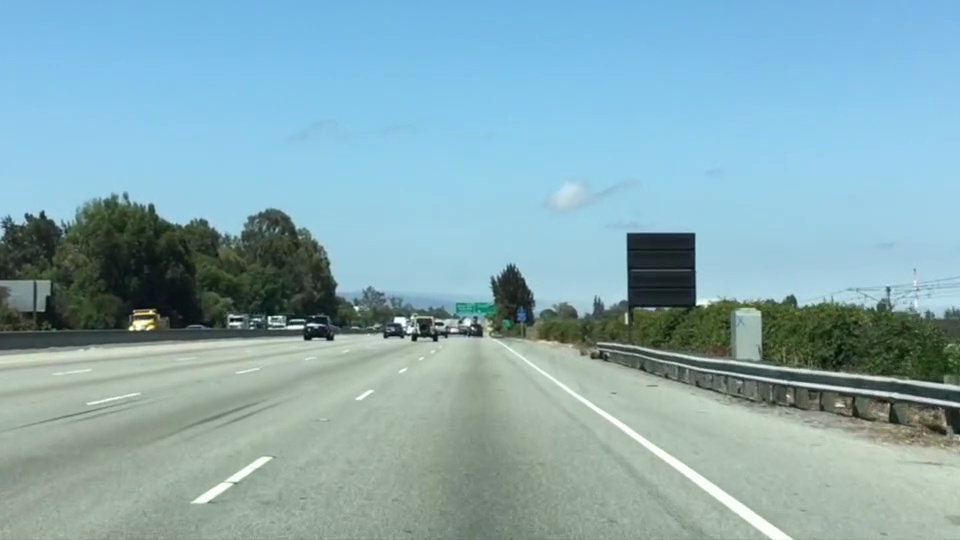
#> input picture term_1/finding_lane_lines/test.jpg, 960 x 540 px; its folder holds only this picture in this run
$ python -i project.py   (imports and definitions only)
#> lines starting #> are read from the running program, lines starting #| are printed output that depends on the picture; after the words box and inside, x2 and y2 are one past the last pixel; in counts of white or black regions, pixels touching at a corner belong together
"""project.py

Test code for the Lesson project. Requires Python 3
"""

import os
import math
import cv2
import numpy as np
import matplotlib.pyplot as plt
import matplotlib.image as mpimg
from moviepy.editor import VideoFileClip
from IPython.display import HTML


def grayscale(img):
    """Applies the Grayscale transform
    This will return an image with only one color channel
    but NOTE: to see the returned image as grayscale
    you should call plt.imshow(gray, cmap='gray')"""
    return cv2.cvtColor(img, cv2.COLOR_BGR2GRAY)


def canny(img, low_threshold, high_threshold):
    """Applies the Canny transform"""
    return cv2.Canny(img, low_threshold, high_threshold)


def gaussian_blur(img, kernel_size):
    """Applies a Gaussian Noise kernel"""
    return cv2.GaussianBlur(img, (kernel_size, kernel_size), 0)


def region_of_interest(img, vertices):
    """
    Applies an image mask.

    Only keeps the region of the image defined by the polygon
    formed from `vertices`. The rest of the image is set to black.
    """
    # defining a blank mask to start with
    mask = np.zeros_like(img)

    # defining a 3 channel or 1 channel color to fill the mask with depending
    # on the input image
    if len(img.shape) > 2:
        channel_count = img.shape[2]  # i.e. 3 or 4 depending on your image
        ignore_mask_color = (255,) * channel_count
    else:
        ignore_mask_color = 255

    # filling pixels inside the polygon defined by "vertices" with the fill
    # color
    cv2.fillPoly(mask, vertices, ignore_mask_color)

    # returning the image only where mask pixels are nonzero
    masked_image = cv2.bitwise_and(img, mask)
    return masked_image


def draw_lines(img, lines, color=[255, 0, 0], thickness=10):
    """
    NOTE: this is the function you might want to use as a starting point once you want to
    average/extrapolate the line segments you detect to map out the full
    extent of the lane (going from the result shown in raw-lines-example.mp4
    to that shown in P1_example.mp4).

    Think about things like separating line segments by their
    slope ((y2-y1)/(x2-x1)) to decide which segments are part of the left
    line vs. the right line.  Then, you can average the position of each of
    the lines and extrapolate to the top and bottom of the lane.

    This function draws `lines` with `color` and `thickness`.
    Lines are drawn on the image inplace (mutates the image).
    If you want to make the lines semi-transparent, think about combining
    this function with the weighted_img() function below
    """

    # separate the coordinates between negative and positive slopes
    slopes = {'neg': [],
              'pos': []}
    coords = {'neg': [],
              'pos': []}
    for line in lines:
        for x1, y1, x2, y2 in line:
            slope = (y2 - y1) / (x2 - x1)
            if slope < 0:
                cat = 'neg'
            else:
                cat = 'pos'
            slopes[cat].append(slope)
            coords[cat].append((x1, y1))
            coords[cat].append((x2, y2))

    def filter_outliers(data, m=2):
        """helper fct to filter outliers"""
        return data[abs(data - np.mean(data)) < m * np.std(data)]

    # Find average slopes for both categories and line extremes
    for cat in coords.keys():

        # fit line through a category of lines
        x = np.array([coord[0] for coord in coords[cat]])
        y = np.array([coord[1] for coord in coords[cat]])

        try:
            m, b = np.polyfit(x, y, 1)  # y = m * x + b

            # filter outliers
            x = filter_outliers(x)
            y = filter_outliers(y)

            # find line extreme coordinates
            min_y = int(img.shape[0] * 0.6)
            max_y = img.shape[0]
            min_x = int((min_y - b) / m)
            max_x = int((max_y - b) / m)

            cv2.line(img, (min_x, min_y), (max_x, max_y), color, thickness)
        except ValueError:
            pass


def hough_lines(img, rho, theta, threshold, min_line_len, max_line_gap):
    """
    `img` should be the output of a Canny transform.

    Returns an image with hough lines drawn.
    """
    lines = cv2.HoughLinesP(img, rho, theta, threshold, np.array(
        []), minLineLength=min_line_len, maxLineGap=max_line_gap)
    line_img = np.zeros((*img.shape, 3), dtype=np.uint8)
    draw_lines(line_img, lines)
    return line_img

# Python 3 has support for cool math symbols.


def weighted_img(img, initial_img, α=0.8, β=1., λ=0.):
    """
    `img` is the output of the hough_lines(), An image with lines drawn on it.
    Should be a blank image (all black) with lines drawn on it.

    `initial_img` should be the image before any processing.

    The result image is computed as follows:

    initial_img * α + img * β + λ
    NOTE: initial_img and img must be the same shape!
    """
    return cv2.addWeighted(initial_img, α, img, β, λ)


def process_image(image):
    # NOTE: The output you return should be a color image (3 channel) for
    # processing video below
    # TODO: put your pipeline here,
    # you should return the final output (image with lines are drawn on lanes)

    gray = grayscale(image)

    # Gaussian smoothing
    blur_gray = gaussian_blur(gray, 5)

    # Define our parameters for Canny and apply
    low_th = 50
    high_th = 150
    edges = canny(blur_gray, low_th, high_th)

    # Four sided polygon to mask
    imshape = image.shape
    vertices = np.array([[(0, imshape[0]),
                          (500, 310),
                          (imshape[1], imshape[0])]],
                        dtype=np.int32)
    masked_edges = region_of_interest(edges, vertices)

    # Define the Hough transform parameters
    # Make a blank the same size as our image to draw on
    rho = 4  # distance resolution of the Hough grid
    theta = np.pi / 180  # angular resolution in radians of the Hough grid
    threshold = 60     # minimum number of intersections in Hough grid cell
    min_line_length = 10  # minimum number of pixels making up a line
    max_line_gap = 150    # maximum gap between connectable line segments

    # Run Hough on edge detected image
    line_image = hough_lines(
        masked_edges, rho, theta, threshold, min_line_length, max_line_gap)

    # Draw the lines on the edge image
    result = weighted_img(image, line_image)

    return result


img_path = os.path.expanduser('~/dev/learning/CarND-LaneLines-P1/test_images/')
# [1 line that did not run here, left out]
# [15 lines not run here, left out]

>>> import cv2
>>> picture = cv2.imread('test.jpg')
#> picture is the input picture: shape (540, 960, 3); mean B, G, R 179.2, 171.1, 135.5
>>> result = process_image(picture)
#> in grayscale, `return cv2.cvtColor(img, cv2.COLOR_BGR2GRAY)`:
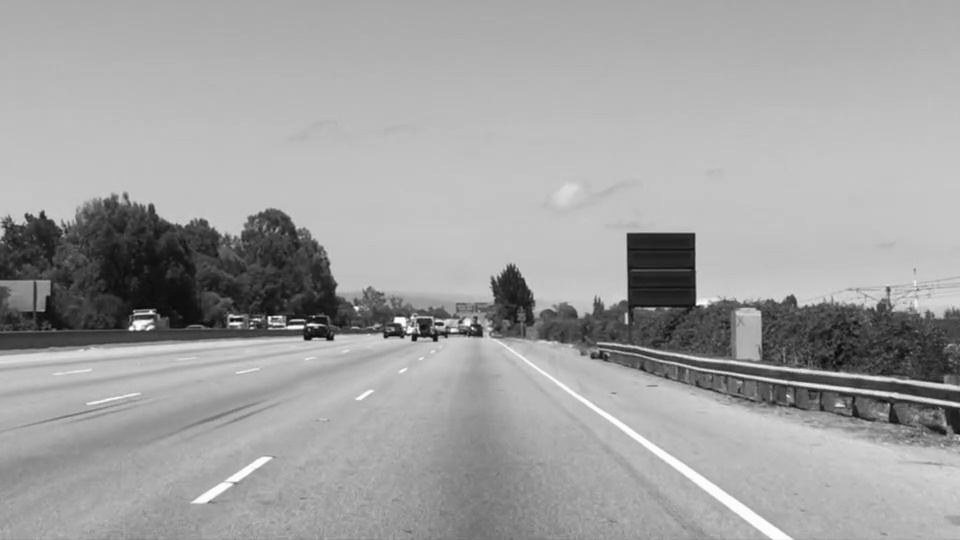
#> returned value: shape (540, 960); min 6, max 254, mean 161.4
#> in canny, `return cv2.Canny(img, low_threshold, high_threshold)`:
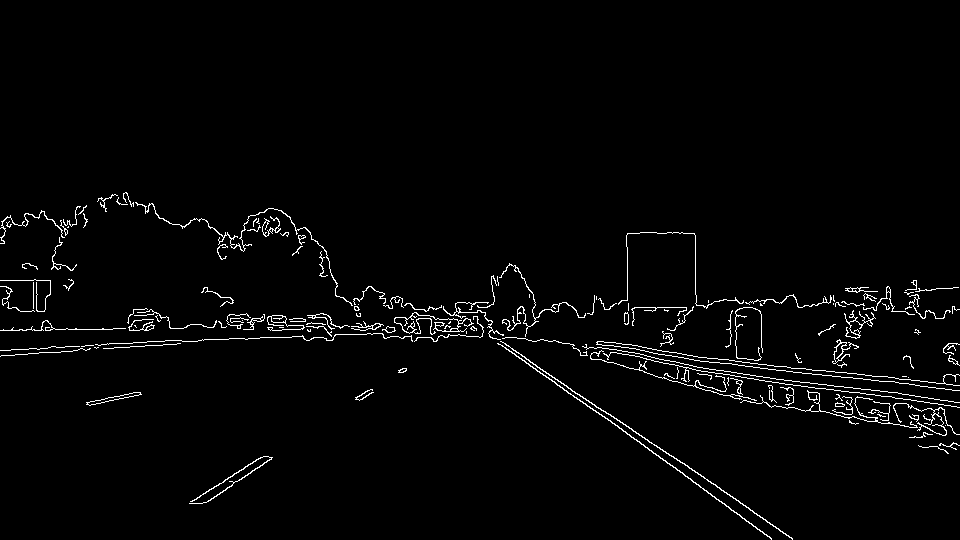
#> returned value: shape (540, 960); 2.2% white in thin lines or dots, all inside (x1, y1, x2, y2) = (0, 192, 960, 540)
#> in region_of_interest, `cv2.fillPoly(mask, vertices, ignore_mask_color)`:
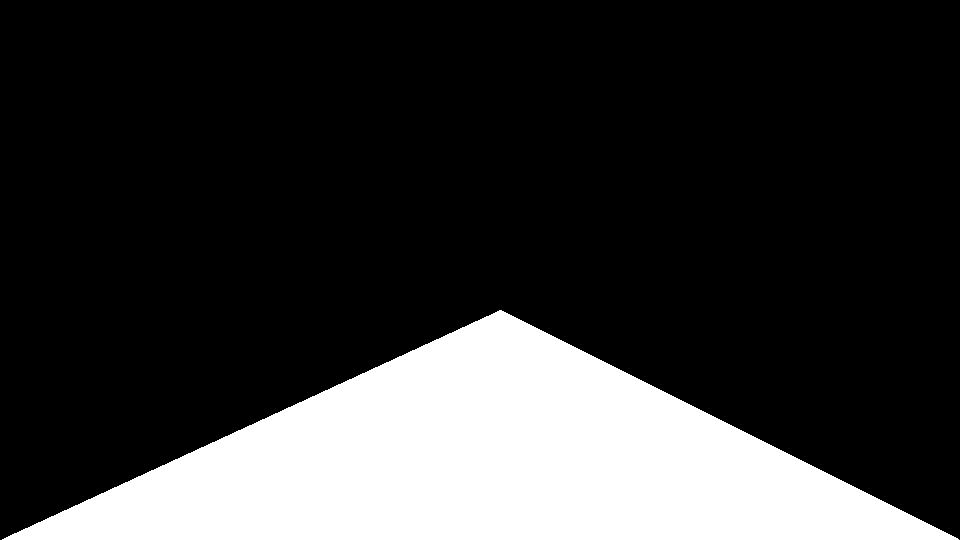
#> mask: shape (540, 960); 21.3% white; 1 white region, box (x1, y1, x2, y2) and area: (2, 310, 959, 540) 110533
#> in region_of_interest, `masked_image = cv2.bitwise_and(img, mask)`:
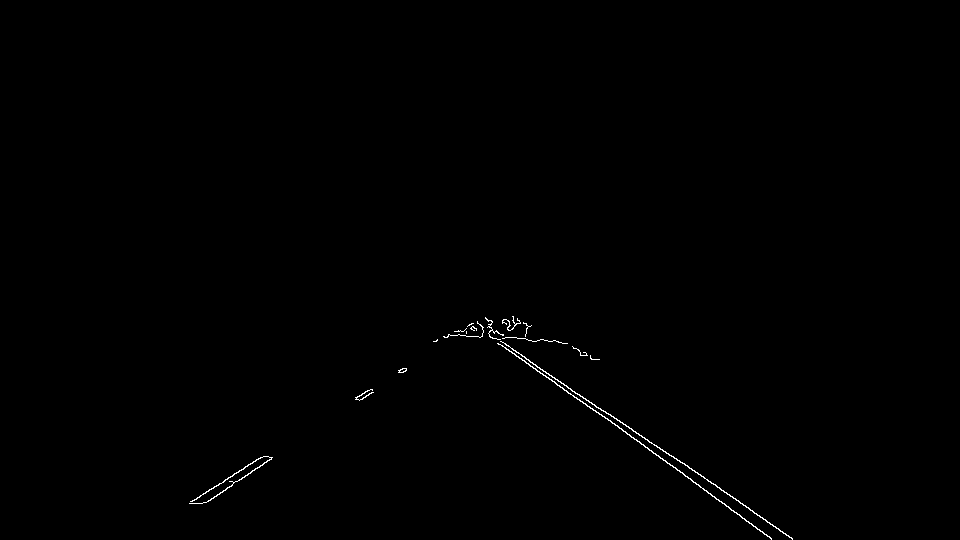
#> masked_image: shape (540, 960); 0.32% white in thin lines or dots, all inside (x1, y1, x2, y2) = (189, 316, 793, 540)
#> in hough_lines, `lines = cv2.HoughLinesP(img, rho, theta, threshold, np.array( []), min..`: lines = 18 rows, first 6: [471, 324, 658, 455], [472, 323, 792, 539], [204, 502, 271, 459], [656, 445, 724, 492], [485, 317, 757, 529], [191, 503, 486, 319]
#> the loop in draw_lines, `for line in lines:` made 18 passes
#> line on passes 1 to 12: [[471, 324, 658, 455]], [[472, 323, 792, 539]], [[204, 502, 271, 459]], [[656, 445, 724, 492]], [[485, 317, 757, 529]], [[191, 503, 486, 319]], [[190, 501, 491, 320]], [[447, 336, 561, 342]], [[652, 452, 739, 501]], [[505, 319, 693, 482]], [[191, 501, 477, 322]], [[703, 476, 792, 538]]
#> after the loop in draw_lines, `for cat in coords.keys():`:
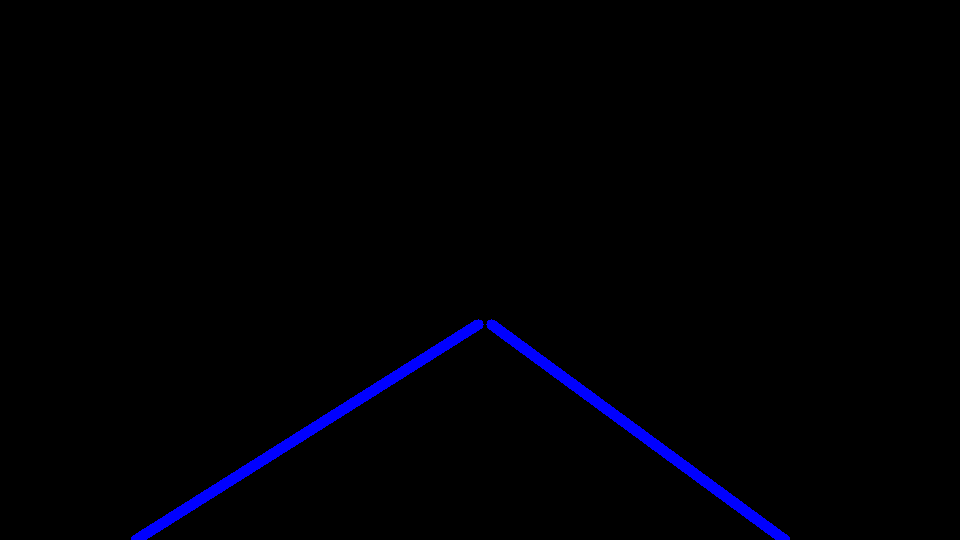
#> img: shape (540, 960, 3); mean of channels 0, 1, 2 4.1, 0, 0; drawn as B, G, R
